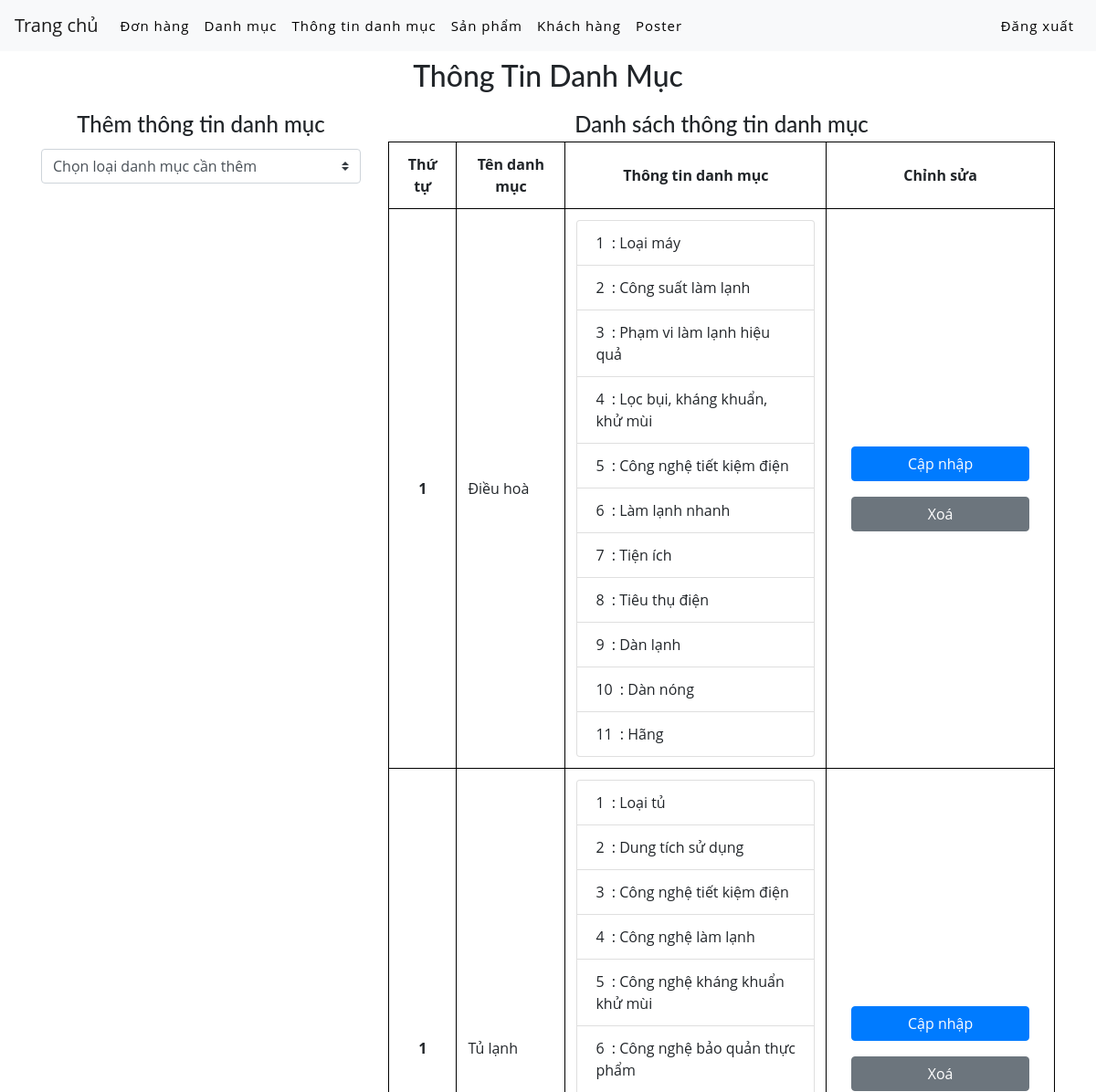
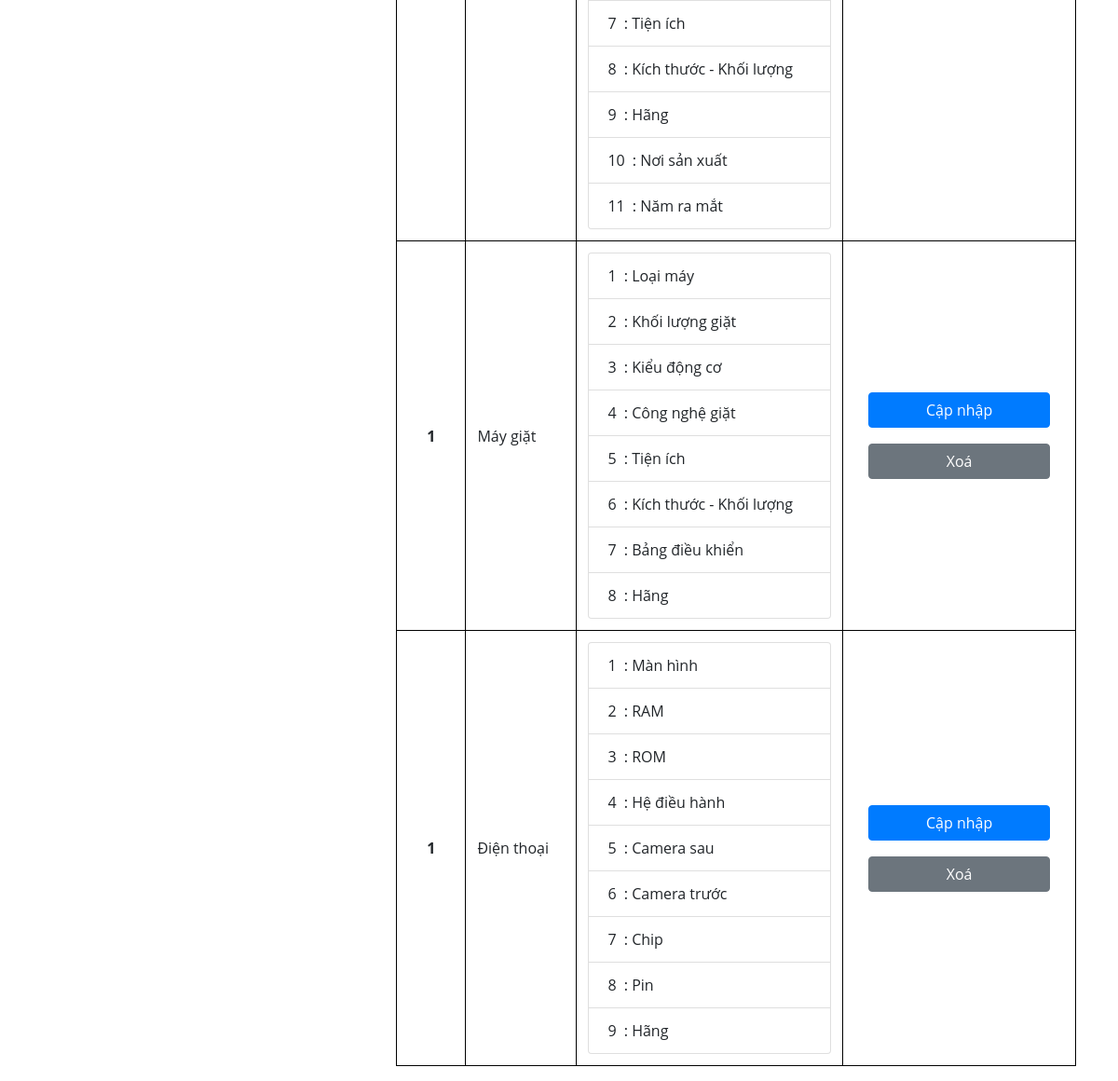
Screenshot of /admin/draft/tempPrd.php with the database file from the repository (2 pictures, top to bottom).
### tables this page shows
CREATE TABLE `tableattributescategory` (
  `orderID` int(11) NOT NULL,
  `categoryID` int(11) NOT NULL,
  `attributeName` text NOT NULL
);

CREATE TABLE `tablecatrgory` (
  `categoryID` int(11) NOT NULL,
  `categoryName` varchar(50) NOT NULL
);

### admin/draft/tempPrd.php (the view, shortened to what this page needs)
<?php
include('../db/connect.php');
?>
<!DOCTYPE html>
<html lang="en">
<head>
    <link href="../css/bootstrap.css" rel="stylesheet" type="text/css" media="all" />
    <link href="../css/style.css" rel="stylesheet" type="text/css" media="all" />
</head>
<body>
    <?php include '../admin/adminMenu.php' ?>
    <div class="container text-center mt-5">
        <div class="p-3">
            <h2>Thông Tin Danh Mục</h2>
        </div>
        <div class="row g-0">
            <div class="col-12 col-md-12 col-lg-4 content_firstLeft">
                <div class="p-1 mb-2">
                    <h4>Thêm thông tin danh mục</h4>
                </div>
                <div class="form-group">
                    <select id="selecCategory" class="col custom-select form-select-lg" aria-label="form-select-lg example">
                        <option selected>Chọn loại danh mục cần thêm</option>
                    </select>
                </div>
            </div>
            <div class="col-lg-8 mt-5 mt-lg-0">
                <div class="p-1">
                    <h4>Danh sách thông tin danh mục</h4>
                </div>
                <div>
                    <table class="table table-bordered">
                        <thead>
                            <tr>
                                <th scope="col">Thứ tự</th>
                                <th colspan="2" scope="col">Tên danh mục</th>
                                <th colspan="2" scope="col">Thông tin danh mục</th>
                                <th scope="col">Chỉnh sửa</th>
                            </tr>
                        </thead>
                        <tbody class="TableBodyListElements">
                            <?php
                            $sql_selectCategory = mysqli_query($conn, 'SELECT * from tablecatrgory INNER JOIN tableattributescategory ON tablecatrgory.categoryID = tableattributescategory.categoryID ORDER BY tablecatrgory.categoryID ASC');
                            while ($row_Categories = mysqli_fetch_array($sql_selectCategory)) {
                            ?>
                                <tr class="rowElement">
                                    <th class="align-middle orderElement" scope="row">1</th>
                                    <td class="align-middle" colspan="2">
                                        <div class="text-left elementNameValue">
                                            <?php echo $row_Categories['categoryName'] ?>
                                        </div>
                                    </td>
                                    <td class="align-middle" colspan="2">
                                        <ul class="list-group list_infoCtg text-left">
                                            <?php
                                            if (!empty($row_Categories['attributeName'])) {
                                                $dataAttributes = $row_Categories['attributeName'];
                                                $arrAttributes = explode("--", $dataAttributes);
                                                foreach ($arrAttributes as $key => $value) {
                                                    echo '<li class="list-group-item">' . '<span class="mr-1">' . $key + 1 . '</span>' . ' : ' . $value . '</li>';
                                                }
                                            }
                                            ?>
                                        </ul>
                                    </td>
                                    <td class="align-middle">
                                        <form class="formChangeEachElement">
                                            <div class="row d-grid m-0">
                                                <div class="col-12">
                                                    <input type="submit" data-inputName="update" name="btnUpdate" value="Cập nhập" class="col text-center btn btn-primary btn-full" placeholder="Server" aria-label="Server">
                                                </div>
                                                <div class="col m-2"></div>
                                                <div class="col-12">
                                                    <input type="submit" data-inputName="delete" name="btnDelete" value="Xoá" class="col text-center btn btn-secondary" placeholder="Username" aria-label="Username">
                                                </div>
                                            </div>
                                        </form>
                                    </td>
                                </tr>
                            <?php
                            }
                            ?>
                        </tbody>
                    </table>
                </div>
            </div>
        </div>
    </div>
</body>
</html>

### css/style.css (style rules this page uses)
html, body { margin: 0; font-size: 100%; background: #fff; font-family: "Open Sans", sans-serif; }
input[type="button"], input[type="submit"] { transition: 0.5s all; -webkit-transition: 0.5s all; -moz-transition: 0.5s all; -o-transition: 0.5s all; -ms-transition: 0.5s all; }
h1, h2, h3, h4, h5, h6 { margin: 0; font-family: "Lato", sans-serif; }
ul { margin: 0; padding: 0; }
.btn { display: inline-block; }
.table thead th, .table tbody td { vertical-align: middle; }
.table thead th { border: 1px solid #000; }

### admin/draft/tempPrd.php (style rules this page uses)
.table-bordered th, .table-bordered td, .table-bordered thead th { border: 1px solid #000; }

### rows the page displays
tableattributescategory: categoryID.categoryName "Điều hoà", attributeName "Loại máy", attributeName "Công suất làm lạnh", attributeName "Phạm vi làm lạnh hiệu quả", attributeName "Lọc bụi, kháng khuẩn, khử mùi", attributeName "Công nghệ tiết kiệm điện", attributeName "Làm lạnh nhanh", attributeName "Tiện ích", attributeName "Tiêu thụ điện", attributeName "Dàn lạnh", attributeName "Dàn nóng", attributeName "Hãng"
tableattributescategory: categoryID.categoryName "Tủ lạnh", attributeName "Loại tủ", attributeName "Dung tích sử dụng", attributeName "Công nghệ tiết kiệm điện", attributeName "Công nghệ làm lạnh", attributeName "Công nghệ kháng khuẩn khử mùi", attributeName "Công nghệ bảo quản thực phẩm", attributeName "Tiện ích", attributeName "Kích thước - Khối lượng", attributeName "Hãng", attributeName "Nơi sản xuất", attributeName "Năm ra mắt"
tableattributescategory: categoryID.categoryName "Máy giặt", attributeName "Loại máy", attributeName "Khối lượng giặt", attributeName "Kiểu động cơ", attributeName "Công nghệ giặt", attributeName "Tiện ích", attributeName "Kích thước - Khối lượng", attributeName "Bảng điều khiển", attributeName "Hãng"
tableattributescategory: categoryID.categoryName "Điện thoại", attributeName "Màn hình", attributeName "RAM", attributeName "ROM", attributeName "Hệ điều hành", attributeName "Camera sau", attributeName "Camera trước", attributeName "Chip", attributeName "Pin", attributeName "Hãng"
